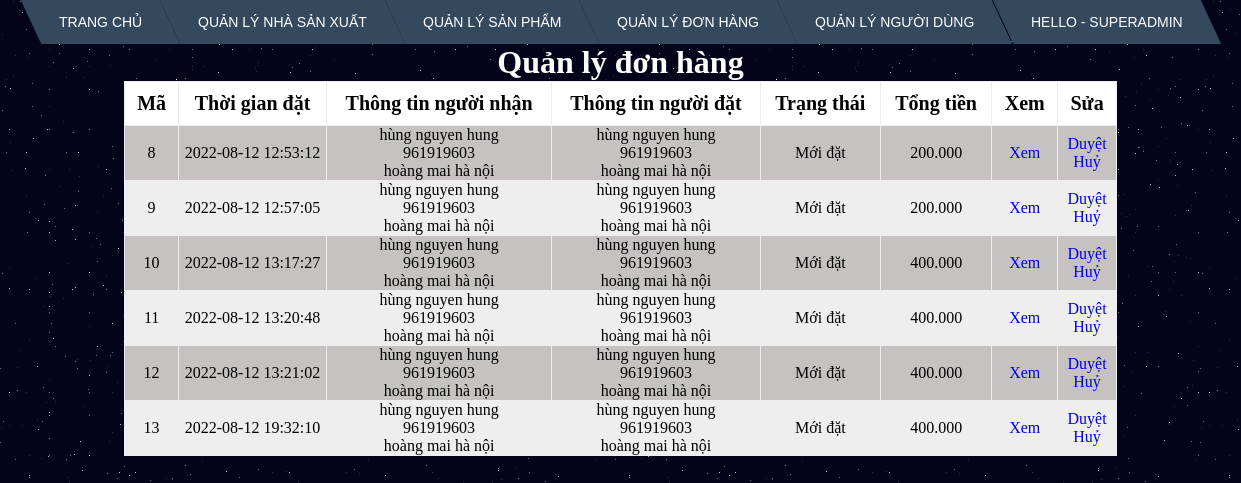
/admin/orders/index.php (signed in), run on an earlier commit of the app's database.
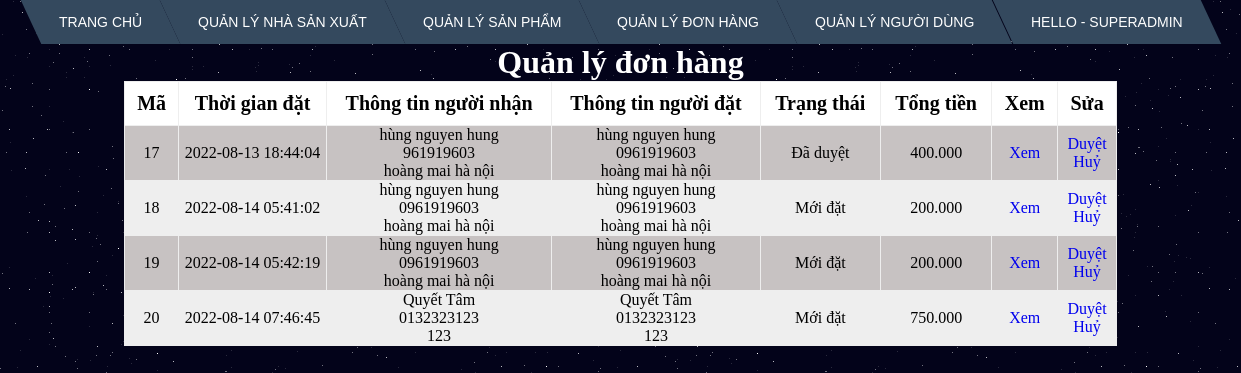
And on a later commit of the database.
### tables this page shows
CREATE TABLE `orders` (
  `id` int(11) NOT NULL,
  `customer_id` int(11) NOT NULL,
  `name_receiver` varchar(50) NOT NULL,
  `phone_receiver` varchar(20) NOT NULL,
  `address_receiver` text NOT NULL,
  `status` text NOT NULL,
  `created_at` timestamp NOT NULL DEFAULT current_timestamp() ON UPDATE current_timestamp(),
  `total_price` float NOT NULL
);

CREATE TABLE `customers` (
  `id` int(11) NOT NULL,
  `name` varchar(50) NOT NULL,
  `email` varchar(50) NOT NULL,
  `password` varchar(200) NOT NULL,
  `phone_number` varchar(15) NOT NULL,
  `address` varchar(200) NOT NULL,
  `token` varchar(50) DEFAULT NULL
);

### admin/orders/index.php (the view, shortened to what this page needs)
<!DOCTYPE html>
<html>
<head>
	<link rel="stylesheet" href="../css/menu.css">
	<link rel="stylesheet" href="../css/table.css"><link rel="stylesheet" href="../css/bg-galaxy.css">
</head>
<body>
<?php
require '../connect.php';
$sql = "select
orders.*,
customers.name,
customers.phone_number,
customers.address
from orders
join customers
on customers.id = orders.customer_id";
$result = mysqli_query($connect,$sql);
?>
<?php include'../menu.php' ?>
<h1>Quản lý đơn hàng</h1>
<table border="1" width="100%">
	<tr>
		<th>Mã</th>
		<th>Thời gian đặt</th>
		<th>Thông tin người nhận</th>
		<th>Thông tin người đặt</th>
		<th>Trạng thái</th>
		<th>Tổng tiền</th>
		<th>Xem</th>
		<th>Sửa</th>
	</tr>
	<?php foreach ($result as $each): ?>
		<tr>
			<td><?php echo $each['id'] ?></td>
			<td><?php echo $each['created_at'] ?></td>
			<td>
				<?php echo $each['name_receiver'] ?><br>
				<?php echo $each['phone_receiver'] ?><br>
				<?php echo $each['address_receiver'] ?><br>
			</td>
			<td>
				<?php echo $each['name'] ?><br>
				<?php echo $each['phone_number'] ?><br>
				<?php echo $each['address'] ?><br>
			</td>
			<td>
				<?php
					switch ($each['status']) {
						case '0':
							echo "Mới đặt";
							break;
						case '1':
							echo "Đã duyệt";
							break;
					}
				?>
			</td>
			<td><?php echo number_format($each['total_price'],0,',','.') ?></td>
			<td>
				<a href="detail.php?id=<?php echo $each['id'] ?>">
					Xem
				</a>
			</td>
			<td>
				<a href="update.php?id=<?php echo $each['id'] ?>&status=1">
					Duyệt
				</a>
				<br>
				<a href="update.php?id=<?php echo $each['id'] ?>&status=2">
					Huỷ
				</a>
			</td>
		</tr>
	<?php endforeach ?>
</table>
</body>
</html>

What changed in the data, as far as the page shows it:
removed orders: id "8", created_at "2022-08-12 12:53:12", name_receiver "hùng nguyen hung", phone_receiver "961919603", address_receiver "hoàng mai hà nội", customer.name "hùng nguyen hung", customer.phone_number "961919603", customer.address "hoàng mai hà nội", status "Mới đặt", total_price "200.000"
removed orders: id "9", created_at "2022-08-12 12:57:05", name_receiver "hùng nguyen hung", phone_receiver "961919603", address_receiver "hoàng mai hà nội", customer.name "hùng nguyen hung", customer.phone_number "961919603", customer.address "hoàng mai hà nội", status "Mới đặt", total_price "200.000"
removed orders: id "10", created_at "2022-08-12 13:17:27", name_receiver "hùng nguyen hung", phone_receiver "961919603", address_receiver "hoàng mai hà nội", customer.name "hùng nguyen hung", customer.phone_number "961919603", customer.address "hoàng mai hà nội", status "Mới đặt", total_price "400.000"
removed orders: id "11", created_at "2022-08-12 13:20:48", name_receiver "hùng nguyen hung", phone_receiver "961919603", address_receiver "hoàng mai hà nội", customer.name "hùng nguyen hung", customer.phone_number "961919603", customer.address "hoàng mai hà nội", status "Mới đặt", total_price "400.000"
removed orders: id "12", created_at "2022-08-12 13:21:02", name_receiver "hùng nguyen hung", phone_receiver "961919603", address_receiver "hoàng mai hà nội", customer.name "hùng nguyen hung", customer.phone_number "961919603", customer.address "hoàng mai hà nội", status "Mới đặt", total_price "400.000"
removed orders: id "13", created_at "2022-08-12 19:32:10", name_receiver "hùng nguyen hung", phone_receiver "961919603", address_receiver "hoàng mai hà nội", customer.name "hùng nguyen hung", customer.phone_number "961919603", customer.address "hoàng mai hà nội", status "Mới đặt", total_price "400.000"
added orders: id "17", created_at "2022-08-13 18:44:04", name_receiver "hùng nguyen hung", phone_receiver "961919603", address_receiver "hoàng mai hà nội", customer.name "hùng nguyen hung", customer.phone_number "0961919603", customer.address "hoàng mai hà nội", status "Đã duyệt", total_price "400.000"
added orders: id "18", created_at "2022-08-14 05:41:02", name_receiver "hùng nguyen hung", phone_receiver "0961919603", address_receiver "hoàng mai hà nội", customer.name "hùng nguyen hung", customer.phone_number "0961919603", customer.address "hoàng mai hà nội", status "Mới đặt", total_price "200.000"
added orders: id "19", created_at "2022-08-14 05:42:19", name_receiver "hùng nguyen hung", phone_receiver "0961919603", address_receiver "hoàng mai hà nội", customer.name "hùng nguyen hung", customer.phone_number "0961919603", customer.address "hoàng mai hà nội", status "Mới đặt", total_price "200.000"
added orders: id "20", created_at "2022-08-14 07:46:45", name_receiver "Quyết Tâm", phone_receiver "0132323123", address_receiver "123", customer.name "Quyết Tâm", customer.phone_number "0132323123", customer.address "123", status "Mới đặt", total_price "750.000"
